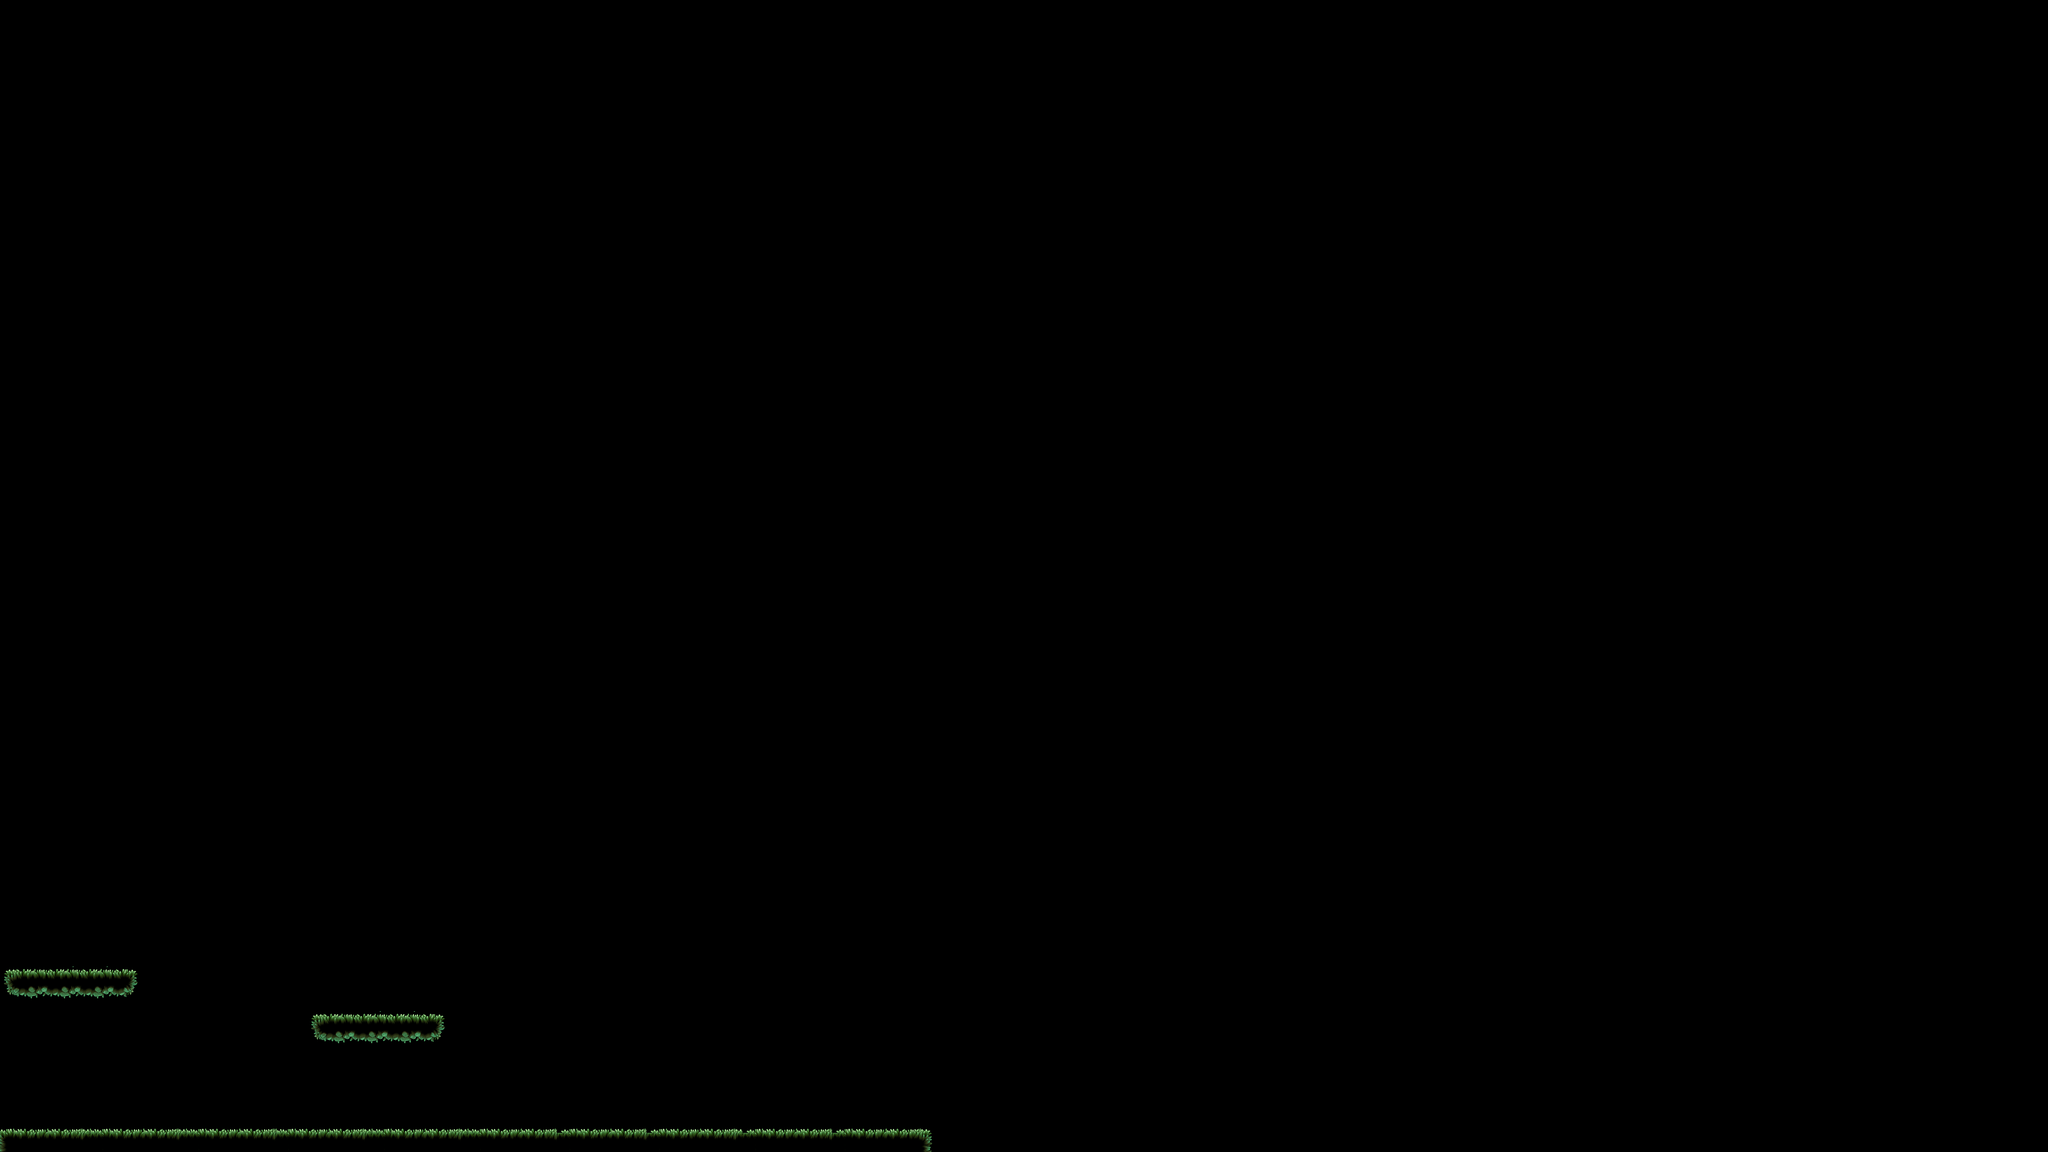

Below is a game level as drawn by its tile map, then a one-line description and the .tmx that defines it (tile-layer data replaced by summaries):
An orthogonal 320x180 tile map with 24x24 px tiles, 7 tile layers (bg, npc1, limit, npc3, ...) and 5 objects.

<map version="1.10" tiledversion="1.11.0" orientation="orthogonal" renderorder="right-down" width="320" height="180" tilewidth="24" tileheight="24" infinite="0" nextlayerid="14" nextobjectid="13">
 <tileset firstgid="1" name="sprites" tilewidth="24" tileheight="24" tilecount="7225" columns="85">
  <image source="sprites.png" width="2048" height="2048" />
 </tileset>
 <layer id="1" name="bg" width="320" height="180">
  <data>[57600 cells, 804 non-empty, 174 distinct tile ids]</data>
 </layer>
 <objectgroup id="13" name="limitmap">
  <object id="8" x="2.66667" y="2640.11" height="1731.88" />
 </objectgroup>
 <layer id="6" name="npc1" width="320" height="180" opacity="0">
  <data>[57600 cells, 1 non-empty, 1 distinct tile ids]</data>
 </layer>
 <layer id="3" name="limit" width="320" height="180" opacity="0">
  <data>[57600 cells, 6 non-empty, 3 distinct tile ids]</data>
 </layer>
 <layer id="10" name="npc3" width="320" height="180" opacity="0">
  <data>[57600 cells, 1 non-empty, 1 distinct tile ids]</data>
 </layer>
 <objectgroup id="11" name="endgate">
  <object id="6" x="1918.17" y="2634.72" width="2.33333" height="1621.94" />
 </objectgroup>
 <layer id="9" name="npcmonkey" width="320" height="180" opacity="0">
  <data>[57600 cells, 5 non-empty, 5 distinct tile ids]</data>
 </layer>
 <layer id="8" name="npc2" width="320" height="180" opacity="0">
  <data>[57600 cells, 1 non-empty, 1 distinct tile ids]</data>
 </layer>
 <objectgroup id="2" name="wall" opacity="0.69">
  <object id="2" x="2" y="4247" width="3479" height="73" />
  <object id="4" x="35" y="3646.5" width="460.5" height="71.5" />
  <object id="5" x="1185.5" y="3815" width="461" height="72.5" />
 </objectgroup>
 <layer id="12" name="player" width="320" height="180" opacity="0">
  <data>[57600 cells, 1 non-empty, 1 distinct tile ids]</data>
 </layer>
</map>
